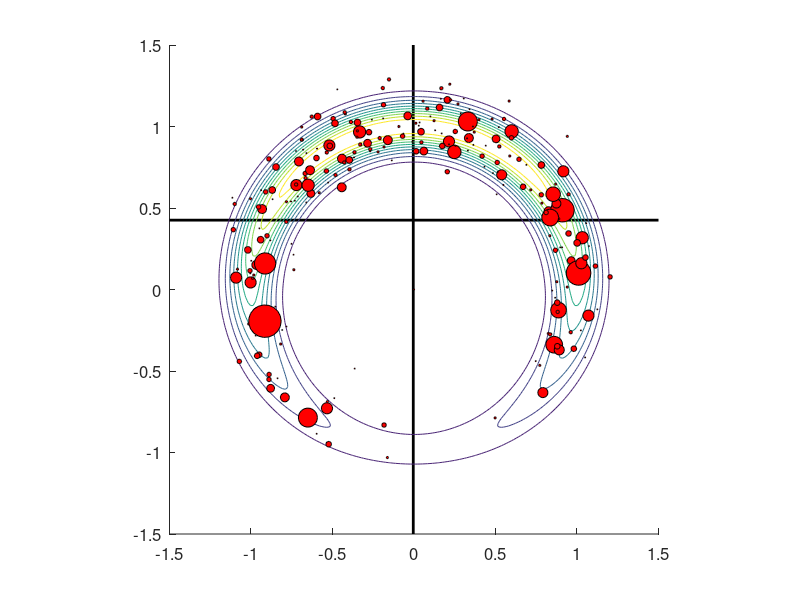
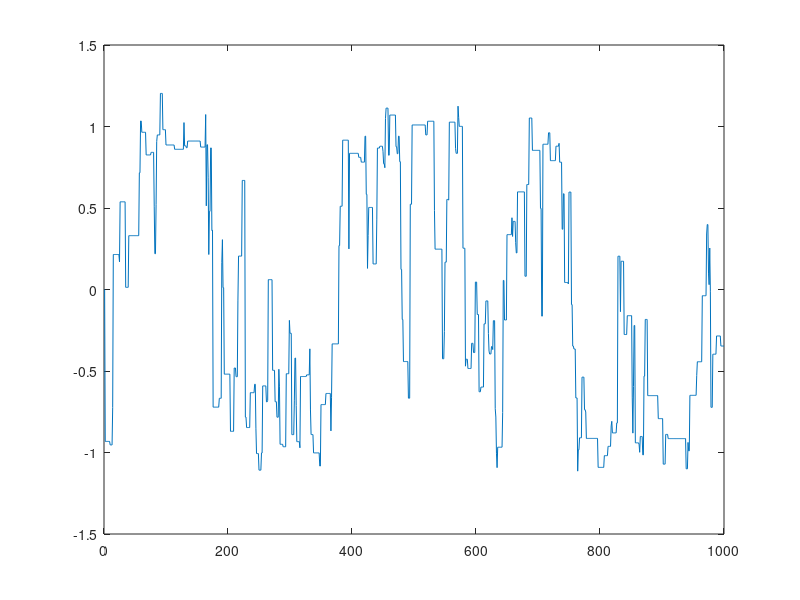
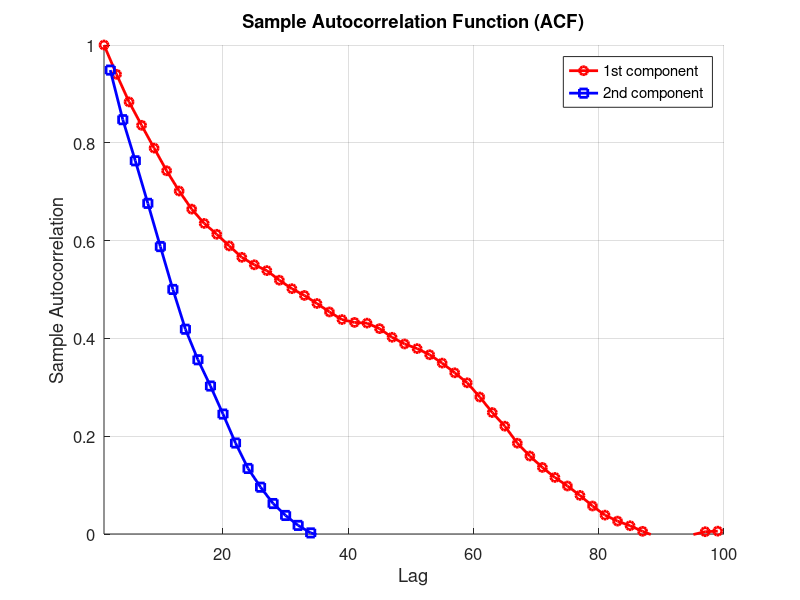

MATLAB code to generate these figures, in order:
clear all
% Tan Bui-Thanh, April 2012
% Institute for computational engineering and sciences
% The University of Texas at Austin
% tanbui@ices.utexas.edu

% MCMC algorithms

rand('state',20);
randn('state',18);

% number of samples
N = 1000;

% preallocate the sampling point array
n = 2;
Sample = zeros(n,N);
Samplew = zeros(3,1); % the third one is the weight

% target density
sigma = 0.1; delta = 1;
Pi = @(m) exp(-0.5/sigma^2*(sqrt(sum(m.^2))-1)^2 - 0.5/delta^2* ...
             (m(2)-1)^2);

% proposal variance, and proposal density
gamma = 0.5;
q = @(m,p) 1./sqrt(2*pi*gamma^2)*exp(-0.5/gamma^2*sum((m-p).^2));

% proposal
proposal = @(m) m+gamma*randn(n,1);

disp('starting MCMC...')

% value of pi at the sampling points
Pisampling = zeros(1,N);

% the initial sampling point is at the origin
m = [0,0]';
Samplew(1:n,1) = m; Samplew(n+1,1) = 1;

% target density value of the initial point
PisamplingOld = Pi(m);

sampleCount = 2;

% Metropolis-Hastings loop
while sampleCount <= N,
  % Generate a new point from the current point from the proposal
  % distribution 
  p = proposal(m);
  % Compute the target density
  PisamplingNew = Pi(p);
  % Compute the proposal
  qmp = q(m,p); qpm = q(p,m);
  
  % Compute the acceptance ratio, using log to avoid underflow and
  % overflow
  alpha = log(PisamplingNew*qpm)-log(PisamplingOld* ...
          qmp);
  
  if (alpha > log(rand))
    % accept the new sampling point
    m = p;
    PisamplingOld = PisamplingNew;
    Samplew = [Samplew,ones(n+1,1)];
    Samplew(1:n,end) = m;
  else
    % increase the weight if stay put
    Samplew(n+1,end) = Samplew(n+1,end) + 1;
  end
  
  Sample(:,sampleCount) = m;
  sampleCount = sampleCount+1;
  
end

% average acceptance rate
size(Samplew,2)/N

% estimated mean
mbar = (Samplew(1:n,:) * Samplew(end,:)')/N

figure
axes('fontsize',12);
hold on
plot([-1.5 1.5],[mbar(2), mbar(2)],'k','linewidth',2)
plot([mbar(1) mbar(1)],[-1.5, 1.5],'k','linewidth',2)
%legend('sample mean','location','northeast')

N = 200;
[x,y]=meshgrid(linspace(-1.5,1.5,N));

target = zeros(N,N);
for i = 1:N
  for j = 1:N
    target(i,j) = Pi([x(i,j),y(i,j)]);
  end
end
contour(x,y,target);

N = size(Samplew,2);
t = linspace(0,2*pi,20);
% find the scale
scale = 10*max(Samplew(n+1,:));
% plot a circle at each point with radius proportional to the
% number of staying puts
for i = 1:N
  r = Samplew(n+1,i)/scale;
  x = r*cos(t) + Samplew(1,i);
  y = r*sin(t) + Samplew(2,i);
  fill(x,y,'r')
end
axis equal
axis([-1.5 1.5 -1.5 1.5])

%%%--------- The following two plots only makes sense for large N---

%-------display the trace plot for the first component
figure
axes('fontsize',12);
plot(Sample(1,:))

%--------Compute the correlation length--------------
% subtract out the mean to have zero mean Markov chain
N = size(Sample,2);
Sample0 = Sample - repmat(mean(Sample,2),1,N);
maxLag = 99;
chat = zeros(n,maxLag+1);
for i = 1:n
  c0 = Sample0(i,:)*Sample0(i,:)';
  for k = 0:maxLag
    chat(i,k+1) = sum(Sample0(i,1:N-k) .* Sample0(i,(1:N-k)+k))/c0;
  end
end
figure
axes('fontsize',12);
hold on
odd = 1:2:maxLag+1;
even = 2:2:maxLag+1;
plot(odd,chat(1,odd),'r-o','linewidth',2)
plot(even,chat(2,even),'b-s','linewidth',2)
% $$$ stem(odd,chat(1,odd) , 'filled' , 'r-o');
% $$$ stem(even,chat(2,even) , 'filled' , 'b-s');
legend('1st component','2nd component','location','northeast')
grid  ('on')
xlabel('Lag')
ylabel('Sample Autocorrelation')
title ('Sample Autocorrelation Function (ACF)')
axis([1 100 0 1])
